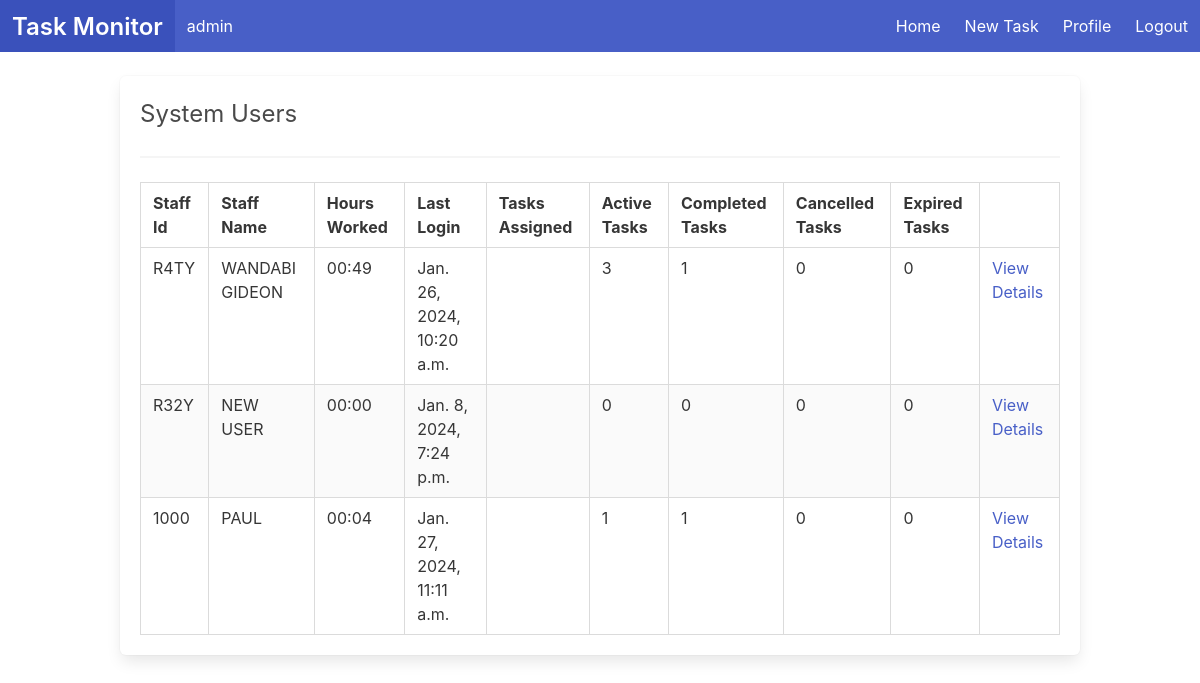
The app's page / (signed in) with its own data.
### user/models.py (models this page shows, shortened)
class User(AbstractBaseUser, PermissionsMixin):
    user_id = models.UUIDField(unique=True, default=uuid4)
    staff_id = models.CharField(max_length=10, unique=True)
    username = models.CharField(max_length=100, null=True, blank=True)
    work_minutes = models.BigIntegerField(default=0)
    paused = models.BooleanField(default=False)
    is_staff = models.BooleanField(default=False)
    USERNAME_FIELD = 'staff_id'
    REQUIRED_FIELDS = ['username']
    objects = UserManager()
    def active_tasks(self):
        try:
            return len(Task.objects.filter(user=self, task_status="active"))
        except Exception as e:
            return 0
    def completed_tasks(self):
        try:
            return len(Task.objects.filter(user=self, task_status="completed"))
        except Exception as e:
            return 0
    def cancelled_tasks(self):
        try:
            return len(Task.objects.filter(user=self, task_status="cancelled"))
        except Exception as e:
            return 0
    def expired_tasks(self):
        try:
            return len(Task.objects.filter(user=self, task_status="expired"))
        except Exception as e:
            return 0
    def work_hours(self):
        hours, remainder = divmod(self.work_minutes, 60)
        formatted_time = "{:02d}:{:02d}".format(hours, remainder)
        return formatted_time

### user/views.py (the view)
class Home(View):
    template_name = "home.html"
    admin_template_name = "admin/home.html"
    def get(self, request):
        if not request.user.is_authenticated:
            return redirect('login')
        if request.user.is_staff:
            context = {'users' : User.objects.all()}
            return render(request=request, template_name=self.admin_template_name, context=context)
        context = {'tasks' : Task.objects.filter(user=request.user, task_status='active')}
        return render(request=request, template_name=self.template_name, context=context)

### templates/admin/home.html
{% extends 'admin/base.html' %}
{% block content %}
<div class="box container mt-5">
    <h3 class="is-size-4">System Users</h3>
    <hr>
    <div class="mt-3">
        <table class="table is-striped is-hoverable is-bordered is-fullwidth">
            <thead>
                <th>Staff Id</th>
                <th>Staff Name</th>
                <th>Hours Worked</th>
                <th>Last Login</th>
                <th>Tasks Assigned</th>
                <th>Active Tasks</th>
                <th>Completed Tasks</th>
                <th>Cancelled Tasks</th>
                <th>Expired Tasks</th>
                <th></th>
            </thead>
            <tbody>
                {% for sys_user in users %}
                    {% if sys_user.id != user.id %}
                        <tr>
                            <td>{{sys_user.staff_id}}</td>
                            <td>{{sys_user.username}}</td>
                            <td>{{sys_user.work_hours}}</td>
                            <td>{{sys_user.last_login}}</td>
                            <td>{{sys_user.total_tasks}}</td>
                            <td>{{sys_user.active_tasks}}</td>
                            <td>{{sys_user.completed_tasks}}</td>
                            <td>{{sys_user.cancelled_tasks}}</td>
                            <td>{{sys_user.expired_tasks}}</td>
                            <td>
                                <a href="{% url 'user-details' user_id=sys_user.user_id %}">View Details</a>
                            </td>
                        </tr>
                    {% endif %}
                {% endfor %}
            </tbody>
        </table>
    </div>
</div>
{% endblock %}

### templates/admin/base.html (shortened to what this page needs)
{% load static %}
<!DOCTYPE html>
<html lang="en">
<head>
    <link rel="stylesheet" href="{% static 'css/bulma.min.css' %}">
</head>
<body id="capture-element">
    <nav class="navbar is-link" role="navigation" aria-label="main navigation">
        <div class="navbar-menu">
            <div class="navbar-brand">
                <a class="navbar-item" href="/">
                    <h1 class="title is-4 has-text-white">Task Monitor</h1>
                </a>
                <p class="has-text-white is-size-6 navbar-item">{{ user.username }}</p>
            </div>
            <div class="navbar-end is-flex is-justify-content-end">
                <a class="navbar-item" href="{% url 'home' %}">Home</a>
                {% if user.is_authenticated %}
                <a class="navbar-item has-text-white" href="{% url 'add-task' %}">New Task</a>
                <a class="navbar-item has-text-white" href="{% url 'profile' %}">Profile</a>
                <a class="navbar-item has-text-white" href="{% url 'logout' %}">Logout</a>
                {% else %}
                <a class=" navbar-item has-text-white" href="{% url 'login' %}">Login</a>
                <a class=" navbar-item has-text-white" href="{% url 'register' %}">Register</a>
                {% endif %}
            </div>
        </div>
    </nav>
    {% block content %}{% endblock %}
</body>
</html>

### records on screen
User: username "admin"
User: staff_id "R4TY", username "WANDABI GIDEON", work_hours "00:49", last_login "Jan. 26, 2024, 10:20 a.m.", active_tasks "3", completed_tasks "1", cancelled_tasks "0", expired_tasks "0"
User: staff_id "R32Y", username "NEW USER", work_hours "00:00", last_login "Jan. 8, 2024, 7:24 p.m.", active_tasks "0", completed_tasks "0", cancelled_tasks "0", expired_tasks "0"
User: staff_id "1000", username "PAUL", work_hours "00:04", last_login "Jan. 27, 2024, 11:11 a.m.", active_tasks "1", completed_tasks "1", cancelled_tasks "0", expired_tasks "0"
